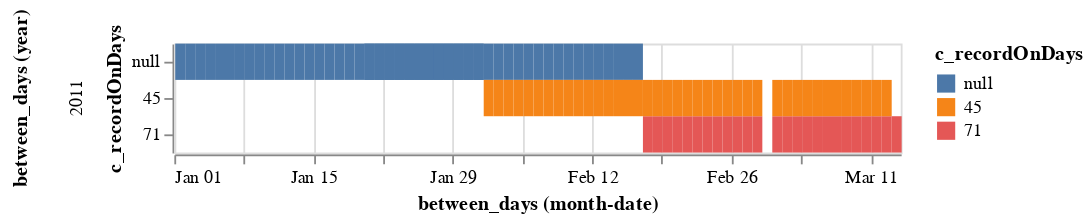

Source (notebook cell):
### Code cell
# try plotting small overlap subset
alt.Chart(shmall_overlap).mark_rect().encode(
    y = alt.Y('c_recordOnDays:N'),
    x = alt.X('monthdate(between_days):T'),
    color = 'c_recordOnDays:N'
).facet(
    row = 'year(between_days)')

### Figure 1 — Vega-Lite specification as saved in the notebook (floating-point values rounded to 4 significant figures)
{"config": {"view": {"continuousWidth": 400, "continuousHeight": 300}}, "data": {"name": "data-bda0d61d3a4b7a7cfef2ae02ffb9d69b"}, "facet": {"row": {"type": "temporal", "field": "between_days", "timeUnit": "year"}}, "spec": {"mark": "rect", "encoding": {"color": {"type": "nominal", "field": "c_recordOnDays"}, "x": {"type": "temporal", "field": "between_days", "timeUnit": "monthdate"}, "y": {"type": "nominal", "field": "c_recordOnDays"}}}, "$schema": "https://vega.github.io/schema/vega-lite/v4.8.1.json", "datasets": {"data-bda0d61d3a4b7a7cfef2ae02ffb9d69b": [{"between_days": "2011-01-01T00:00:00", "c_recordOnDays": null}, {"between_days": "2011-01-02T00:00:00", "c_recordOnDays": null}, {"between_days": "2011-01-03T00:00:00", "c_recordOnDays": null}, {"between_days": "2011-01-04T00:00:00", "c_recordOnDays": null}, {"between_days": "2011-01-05T00:00:00", "c_recordOnDays": null}, {"between_days": "2011-01-06T00:00:00", "c_recordOnDays": null}, {"between_days": "2011-01-07T00:00:00", "c_recordOnDays": null}, {"between_days": "2011-01-08T00:00:00", "c_recordOnDays": null}, {"between_days": "2011-01-09T00:00:00", "c_recordOnDays": null}, {"between_days": "2011-01-10T00:00:00", "c_recordOnDays": null}, {"between_days": "2011-01-11T00:00:00", "c_recordOnDays": null}, {"between_days": "2011-01-12T00:00:00", "c_recordOnDays": null}, {"between_days": "2011-01-13T00:00:00", "c_recordOnDays": null}, {"between_days": "2011-01-14T00:00:00", "c_recordOnDays": null}, {"between_days": "2011-01-15T00:00:00", "c_recordOnDays": null}, {"between_days": "2011-01-16T00:00:00", "c_recordOnDays": null}, {"between_days": "2011-01-17T00:00:00", "c_recordOnDays": null}, {"between_days": "2011-01-18T00:00:00", "c_recordOnDays": null}, {"between_days": "2011-01-19T00:00:00", "c_recordOnDays": null}, {"between_days": "2011-01-20T00:00:00", "c_recordOnDays": null}, {"between_days": "2011-01-20T00:00:00", "c_recordOnDays": null}, {"between_days": "2011-01-21T00:00:00", "c_recordOnDays": null}, {"between_days": "2011-01-21T00:00:00", "c_recordOnDays": null}, {"between_days": "2011-01-22T00:00:00", "c_recordOnDays": null}, {"between_days": "2011-01-22T00:00:00", "c_recordOnDays": null}, {"between_days": "2011-01-23T00:00:00", "c_recordOnDays": null}, {"between_days": "2011-01-23T00:00:00", "c_recordOnDays": null}, {"between_days": "2011-01-24T00:00:00", "c_recordOnDays": null}, {"between_days": "2011-01-24T00:00:00", "c_recordOnDays": null}, {"between_days": "2011-01-25T00:00:00", "c_recordOnDays": null}, {"between_days": "2011-01-25T00:00:00", "c_recordOnDays": null}, {"between_days": "2011-01-26T00:00:00", "c_recordOnDays": null}, {"between_days": "2011-01-26T00:00:00", "c_recordOnDays": null}, {"between_days": "2011-01-27T00:00:00", "c_recordOnDays": null}, {"between_days": "2011-01-27T00:00:00", "c_recordOnDays": null}, {"between_days": "2011-01-28T00:00:00", "c_recordOnDays": null}, {"between_days": "2011-01-28T00:00:00", "c_recordOnDays": null}, {"between_days": "2011-01-29T00:00:00", "c_recordOnDays": null}, {"between_days": "2011-01-29T00:00:00", "c_recordOnDays": null}, {"between_days": "2011-01-30T00:00:00", "c_recordOnDays": null}, {"between_days": "2011-01-30T00:00:00", "c_recordOnDays": null}, {"between_days": "2011-01-31T00:00:00", "c_recordOnDays": null}, {"between_days": "2011-01-31T00:00:00", "c_recordOnDays": null}, {"between_days": "2011-02-01T00:00:00", "c_recordOnDays": null}, {"between_days": "2011-02-01T00:00:00", "c_recordOnDays": 45.0}, {"between_days": "2011-02-02T00:00:00", "c_recordOnDays": null}, {"between_days": "2011-02-02T00:00:00", "c_recordOnDays": 45.0}, {"between_days": "2011-02-03T00:00:00", "c_recordOnDays": null}, {"between_days": "2011-02-03T00:00:00", "c_recordOnDays": 45.0}, {"between_days": "2011-02-04T00:00:00", "c_recordOnDays": null}, {"between_days": "2011-02-04T00:00:00", "c_recordOnDays": 45.0}, {"between_days": "2011-02-05T00:00:00", "c_recordOnDays": null}, {"between_days": "2011-02-05T00:00:00", "c_recordOnDays": 45.0}, {"between_days": "2011-02-06T00:00:00", "c_recordOnDays": null}, {"between_days": "2011-02-06T00:00:00", "c_recordOnDays": 45.0}, {"between_days": "2011-02-07T00:00:00", "c_recordOnDays": null}, {"between_days": "2011-02-07T00:00:00", "c_recordOnDays": 45.0}, {"between_days": "2011-02-08T00:00:00", "c_recordOnDays": null}, {"between_days": "2011-02-08T00:00:00", "c_recordOnDays": 45.0}, {"between_days": "2011-02-09T00:00:00", "c_recordOnDays": null}, {"between_days": "2011-02-09T00:00:00", "c_recordOnDays": 45.0}, {"between_days": "2011-02-10T00:00:00", "c_recordOnDays": null}, {"between_days": "2011-02-10T00:00:00", "c_recordOnDays": 45.0}, {"between_days": "2011-02-11T00:00:00", "c_recordOnDays": null}, {"between_days": "2011-02-11T00:00:00", "c_recordOnDays": 45.0}, {"between_days": "2011-02-12T00:00:00", "c_recordOnDays": null}, {"between_days": "2011-02-12T00:00:00", "c_recordOnDays": 45.0}, {"between_days": "2011-02-13T00:00:00", "c_recordOnDays": null}, {"between_days": "2011-02-13T00:00:00", "c_recordOnDays": 45.0}, {"between_days": "2011-02-14T00:00:00", "c_recordOnDays": null}, {"between_days": "2011-02-14T00:00:00", "c_recordOnDays": 45.0}, {"between_days": "2011-02-15T00:00:00", "c_recordOnDays": null}, {"between_days": "2011-02-15T00:00:00", "c_recordOnDays": 45.0}, {"between_days": "2011-02-16T00:00:00", "c_recordOnDays": null}, {"between_days": "2011-02-16T00:00:00", "c_recordOnDays": 45.0}, {"between_days": "2011-02-17T00:00:00", "c_recordOnDays": 71.0}, {"between_days": "2011-02-17T00:00:00", "c_recordOnDays": 45.0}, {"between_days": "2011-02-18T00:00:00", "c_recordOnDays": 71.0}, {"between_days": "2011-02-18T00:00:00", "c_recordOnDays": 45.0}, {"between_days": "2011-02-19T00:00:00", "c_recordOnDays": 71.0}, {"between_days": "2011-02-19T00:00:00", "c_recordOnDays": 45.0}, {"between_days": "2011-02-20T00:00:00", "c_recordOnDays": 71.0}, {"between_days": "2011-02-20T00:00:00", "c_recordOnDays": 45.0}, {"between_days": "2011-02-21T00:00:00", "c_recordOnDays": 71.0}, {"between_days": "2011-02-21T00:00:00", "c_recordOnDays": 45.0}, {"between_days": "2011-02-22T00:00:00", "c_recordOnDays": 71.0}, {"between_days": "2011-02-22T00:00:00", "c_recordOnDays": 45.0}, {"between_days": "2011-02-23T00:00:00", "c_recordOnDays": 71.0}, {"between_days": "2011-02-23T00:00:00", "c_recordOnDays": 45.0}, {"between_days": "2011-02-24T00:00:00", "c_recordOnDays": 71.0}, {"between_days": "2011-02-24T00:00:00", "c_recordOnDays": 45.0}, {"between_days": "2011-02-25T00:00:00", "c_recordOnDays": 71.0}, {"between_days": "2011-02-25T00:00:00", "c_recordOnDays": 45.0}, {"between_days": "2011-02-26T00:00:00", "c_recordOnDays": 71.0}, {"between_days": "2011-02-26T00:00:00", "c_recordOnDays": 45.0}, {"between_days": "2011-02-27T00:00:00", "c_recordOnDays": 71.0}, {"between_days": "2011-02-27T00:00:00", "c_recordOnDays": 45.0}, {"between_days": "2011-02-28T00:00:00", "c_recordOnDays": 71.0}, {"between_days": "2011-02-28T00:00:00", "c_recordOnDays": 45.0}, {"between_days": "2011-03-01T00:00:00", "c_recordOnDays": 71.0}, {"between_days": "2011-03-01T00:00:00", "c_recordOnDays": 45.0}, {"between_days": "2011-03-02T00:00:00", "c_recordOnDays": 71.0}, {"between_days": "2011-03-02T00:00:00", "c_recordOnDays": 45.0}, {"between_days": "2011-03-03T00:00:00", "c_recordOnDays": 71.0}, {"between_days": "2011-03-03T00:00:00", "c_recordOnDays": 45.0}, {"between_days": "2011-03-04T00:00:00", "c_recordOnDays": 71.0}, {"between_days": "2011-03-04T00:00:00", "c_recordOnDays": 45.0}, {"between_days": "2011-03-05T00:00:00", "c_recordOnDays": 71.0}, {"between_days": "2011-03-05T00:00:00", "c_recordOnDays": 45.0}, {"between_days": "2011-03-06T00:00:00", "c_recordOnDays": 71.0}, {"between_days": "2011-03-06T00:00:00", "c_recordOnDays": 45.0}, {"between_days": "2011-03-07T00:00:00", "c_recordOnDays": 71.0}, {"between_days": "2011-03-07T00:00:00", "c_recordOnDays": 45.0}, {"between_days": "2011-03-08T00:00:00", "c_recordOnDays": 71.0}, {"between_days": "2011-03-08T00:00:00", "c_recordOnDays": 45.0}, {"between_days": "2011-03-09T00:00:00", "c_recordOnDays": 71.0}, {"between_days": "2011-03-09T00:00:00", "c_recordOnDays": 45.0}, {"between_days": "2011-03-10T00:00:00", "c_recordOnDays": 71.0}, {"between_days": "2011-03-10T00:00:00", "c_recordOnDays": 45.0}, {"between_days": "2011-03-11T00:00:00", "c_recordOnDays": 71.0}, {"between_days": "2011-03-11T00:00:00", "c_recordOnDays": 45.0}, {"between_days": "2011-03-12T00:00:00", "c_recordOnDays": 71.0}, {"between_days": "2011-03-12T00:00:00", "c_recordOnDays": 45.0}, {"between_days": "2011-03-13T00:00:00", "c_recordOnDays": 71.0}]}}
